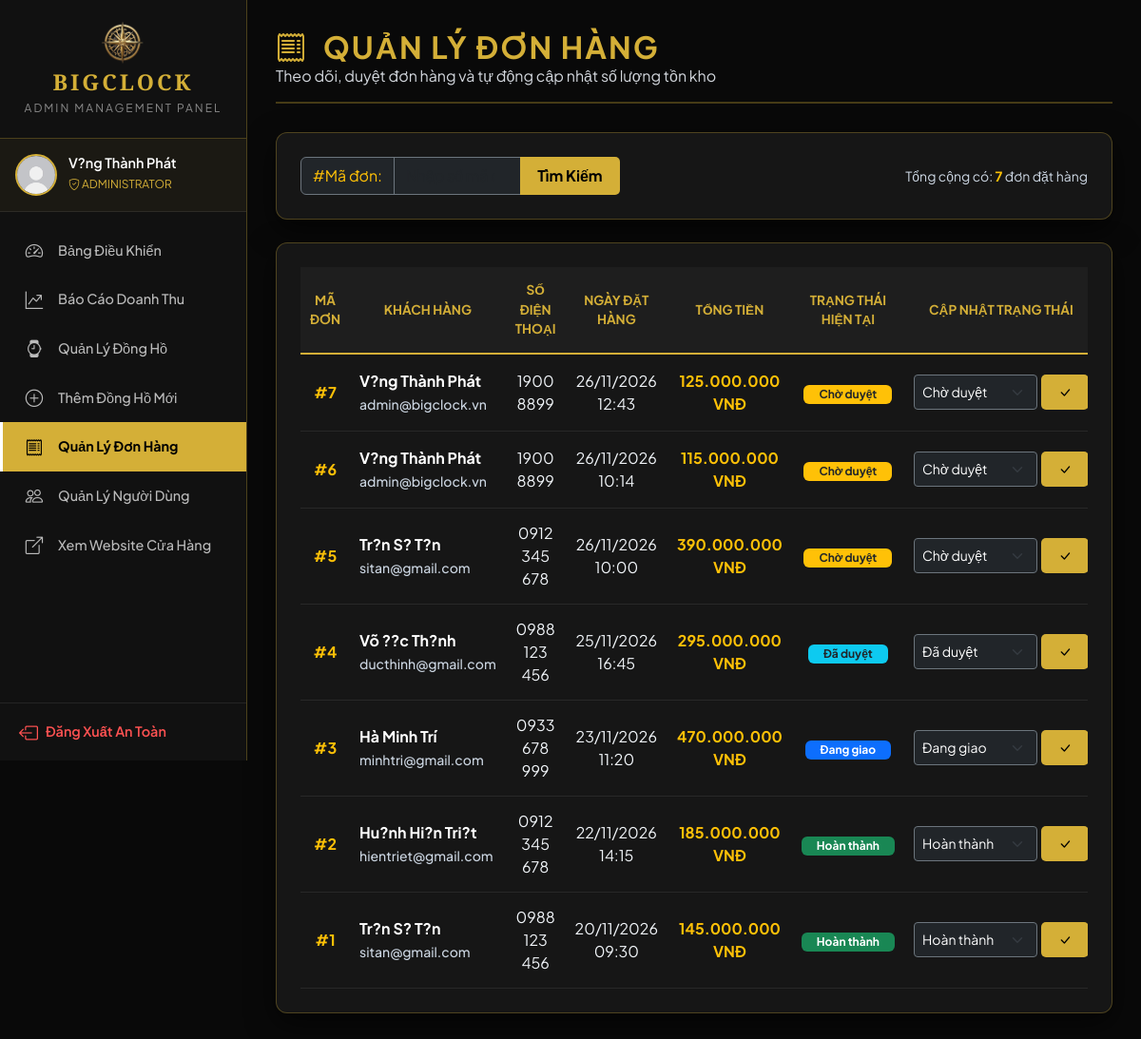
The app's page /danhsachhoadon.php (signed in) with its own data.
### tables this page shows
CREATE TABLE `hoadon` (
  `MaHoaDon` int(10) NOT NULL AUTO_INCREMENT,
  `MaNguoiDung` int(10) NOT NULL,
  `TenKhachHang` varchar(100) DEFAULT NULL,
  `EmailKhachHang` varchar(100) DEFAULT NULL,
  `DiaChi` varchar(255) NOT NULL,
  `SDT_GiaoHang` varchar(20) NOT NULL,
  `NgayLap` datetime NOT NULL,
  `TongTien` decimal(12,0) NOT NULL,
  `HinhQR` varchar(100) DEFAULT 'qrcode.jpg',
  `TrangThaiDonHang` tinyint(1) NOT NULL DEFAULT '0' COMMENT '0: Chá» duyá»‡t, 1: ÄÃ£ duyá»‡t, 2: Äang giao, 3: HoÃ n thÃ nh, 4: ÄÃ£ há»§y',
  PRIMARY KEY (`MaHoaDon`),
  KEY `fk_hoadon_user` (`MaNguoiDung`),
  CONSTRAINT `fk_hoadon_user` FOREIGN KEY (`MaNguoiDung`) REFERENCES `user` (`MaNguoiDung`) ON DELETE CASCADE
);

### danhsachhoadon.php (the view, shortened to what this page needs)
<?php
require_once 'connect.php';
$search_mahd = isset($_GET['timkiem_mahd']) ? trim($_GET['timkiem_mahd']) : '';
$sql = "SELECT h.MaHoaDon, h.NgayLap, h.TongTien, h.TrangThaiDonHang,
            COALESCE(NULLIF(h.TenKhachHang, ''), u.TenNguoiDung) AS TenNguoiDung,
            COALESCE(NULLIF(h.EmailKhachHang, ''), u.Email) AS Email,
            COALESCE(NULLIF(h.SDT_GiaoHang, ''), u.SDT) AS SDT
        FROM hoadon h
        LEFT JOIN user u ON h.MaNguoiDung = u.MaNguoiDung
        WHERE 1=1";
$sql .= " ORDER BY h.NgayLap DESC";
$result = $conn->query($sql);
?>
<?php include 'header_admin.php'; ?>
<div class="admin-content">
    <div class="page-header">
        <div>
            <h2 class="page-title"><i class="bi bi-receipt me-2"></i> QUẢN LÝ ĐƠN HÀNG</h2>
            <p class="text-muted mb-0">Theo dõi, duyệt đơn hàng và tự động cập nhật số lượng tồn kho</p>
        </div>
    </div>
    <div class="luxury-box mb-4">
        <form method="GET" action="danhsachhoadon.php" class="row align-items-center g-3">
            <div class="col-md-5">
                <div class="input-group">
                    <span class="input-group-text bg-dark border-secondary text-warning">#Mã đơn:</span>
                    <input type="number" name="timkiem_mahd" class="form-control bg-dark border-secondary text-white" placeholder="Nhập số mã đơn hàng..." value="<?= htmlspecialchars($search_mahd) ?>">
                    <button type="submit" class="btn btn-gold">Tìm Kiếm</button>
                </div>
            </div>
            <div class="col-md-7 text-md-end text-muted small">
                Tổng cộng có: <b class="text-warning"><?= $result ? $result->num_rows : 0 ?></b> đơn đặt hàng
            </div>
        </form>
    </div>
    <div class="luxury-box">
        <div class="table-responsive">
            <table class="luxury-table">
                <thead>
                    <tr>
                        <th width="70">Mã đơn</th>
                        <th>Khách hàng</th>
                        <th>Số điện thoại</th>
                        <th>Ngày đặt hàng</th>
                        <th>Tổng tiền</th>
                        <th width="160">Trạng thái hiện tại</th>
                        <th width="200">Cập nhật trạng thái</th>
                    </tr>
                </thead>
                <tbody>
                    <?php if ($result && $result->num_rows > 0): ?>
                        <?php while ($row = $result->fetch_assoc()): ?>
                            <tr>
                                <td><b class="text-warning">#<?= $row['MaHoaDon'] ?></b></td>
                                <td style="text-align: left;">
                                    <b style="color: #ffffff; font-size: 1rem;"><?= htmlspecialchars($row['TenNguoiDung']) ?></b>
                                    <div class="small" style="color: #cbd5e1; font-weight: 500; margin-top: 2px;"><?= htmlspecialchars($row['Email'] ?? '') ?></div>
                                </td>
                                <td><?= htmlspecialchars($row['SDT'] ?? '') ?></td>
                                <td><?= date('d/m/Y H:i', strtotime($row['NgayLap'])) ?></td>
                                <td><b class="text-warning"><?= number_format($row['TongTien'], 0, ',', '.') ?> VNĐ</b></td>
                                <td>
                                    <?php
                                        $tt = $row['TrangThaiDonHang'];
                                        if ($tt == 0) echo '<span class="badge bg-warning text-dark px-3 py-1">Chờ duyệt</span>';
                                        elseif ($tt == 1) echo '<span class="badge bg-info text-dark px-3 py-1">Đã duyệt</span>';
                                        elseif ($tt == 2) echo '<span class="badge bg-primary px-3 py-1">Đang giao</span>';
                                        elseif ($tt == 3) echo '<span class="badge bg-success px-3 py-1">Hoàn thành</span>';
                                        elseif ($tt == 4) echo '<span class="badge bg-danger px-3 py-1">Đã hủy</span>';
                                    ?>
                                </td>
                                <td>
                                    <form method="POST" action="danhsachhoadon.php" class="d-flex gap-1 justify-content-center">
                                        <select name="trangthai_moi" class="form-select form-select-sm bg-dark border-secondary text-white" style="width: 130px;">
                                            <option value="0" <?= $tt == 0 ? 'selected' : '' ?>>Chờ duyệt</option>
                                            <option value="1" <?= $tt == 1 ? 'selected' : '' ?>>Đã duyệt</option>
                                            <option value="2" <?= $tt == 2 ? 'selected' : '' ?>>Đang giao</option>
                                            <option value="3" <?= $tt == 3 ? 'selected' : '' ?>>Hoàn thành</option>
                                        </select>
                                        <button type="submit" name="capnhat_trangthai" class="btn btn-sm btn-gold" title="Cập nhật">
                                            <i class="bi bi-check-lg"></i>
                                        </button>
                                    </form>
                                </td>
                            </tr>
                        <?php endwhile; ?>
                    <?php else: ?>
                        <tr>
                            <td colspan="8" class="text-muted py-4">Không tìm thấy đơn hàng nào.</td>
                        </tr>
                    <?php endif; ?>
                </tbody>
            </table>
        </div>
    </div>
</div>
</body>
</html>

### header_admin.php (style rules this page uses)
:root { --gold: #D4AF37; --gold-light: #FFD700; --dark-bg: #090909; --sidebar-bg: #111111; --card-bg: #161616; --white: #FFFFFF; --sidebar-width: 260px; }
body { background-color: var(--dark-bg); color: var(--white); font-family: 'Plus Jakarta Sans', sans-serif; padding-left: var(--sidebar-width); margin: 0; min-height: 100vh; }
.admin-content { padding: 30px; }
.page-header { border-bottom: 2px solid rgba(212, 175, 55, 0.3); padding-bottom: 15px; margin-bottom: 30px; display: flex; justify-content: space-between; align-items: center; flex-wrap: wrap; gap: 15px; }
.page-title { color: var(--gold); font-family: 'Plus Jakarta Sans', sans-serif; font-weight: bold; margin: 0; text-transform: uppercase; font-size: 2rem; letter-spacing: 2px; }
.luxury-box { background-color: var(--card-bg); border: 1px solid rgba(212, 175, 55, 0.3); border-radius: 12px; padding: 25px; box-shadow: 0 10px 30px rgba(0,0,0,0.6); margin-bottom: 30px; }
.luxury-table { width: 100%; color: #fff; margin: 0; border-collapse: separate; border-spacing: 0; }
.luxury-table th { background-color: #1e1e1e; color: var(--gold); border-bottom: 2px solid var(--gold); padding: 14px 10px; text-align: center; text-transform: uppercase; font-size: 0.85rem; }
.luxury-table td { padding: 14px 10px; border-bottom: 1px solid #282828; text-align: center; vertical-align: middle; color: #f1f5f9; }
.text-muted { color: #cbd5e1 !important; }
p.text-muted { color: #d1d5db !important; }
.small.text-muted { color: #cbd5e1 !important; }
.btn-gold { background: var(--gold); color: #000; font-weight: bold; padding: 8px 18px; border-radius: 5px; border: none; transition: 0.3s; text-decoration: none; display: inline-flex; align-items: center; justify-content: center; }

### records on screen
hoadon: MaHoaDon "7", TenNguoiDung "V?ng Thành Phát", Email "admin@bigclock.vn", SDT "1900 8899", NgayLap "26/11/2026 12:43", TongTien "125.000.000", shows "Chờ duyệt", trangthai_moi "Chờ duyệt"
hoadon: MaHoaDon "6", TenNguoiDung "V?ng Thành Phát", Email "admin@bigclock.vn", SDT "1900 8899", NgayLap "26/11/2026 10:14", TongTien "115.000.000", shows "Chờ duyệt", trangthai_moi "Chờ duyệt"
hoadon: MaHoaDon "5", TenNguoiDung "Tr?n S? T?n", Email "sitan@gmail.com", SDT "0912 345 678", NgayLap "26/11/2026 10:00", TongTien "390.000.000", shows "Chờ duyệt", trangthai_moi "Chờ duyệt"
hoadon: MaHoaDon "4", TenNguoiDung "Võ ??c Th?nh", Email "ducthinh@gmail.com", SDT "0988 123 456", NgayLap "25/11/2026 16:45", TongTien "295.000.000", shows "Đã duyệt", trangthai_moi "Đã duyệt"
hoadon: MaHoaDon "3", TenNguoiDung "Hà Minh Trí", Email "minhtri@gmail.com", SDT "0933 678 999", NgayLap "23/11/2026 11:20", TongTien "470.000.000", shows "Đang giao", trangthai_moi "Đang giao"
hoadon: MaHoaDon "2", TenNguoiDung "Hu?nh Hi?n Tri?t", Email "hientriet@gmail.com", SDT "0912 345 678", NgayLap "22/11/2026 14:15", TongTien "185.000.000", shows "Hoàn thành", trangthai_moi "Hoàn thành"
hoadon: MaHoaDon "1", TenNguoiDung "Tr?n S? T?n", Email "sitan@gmail.com", SDT "0988 123 456", NgayLap "20/11/2026 09:30", TongTien "145.000.000", shows "Hoàn thành", trangthai_moi "Hoàn thành"

### other values on screen
$_SESSION['HoTen'] "V?ng Thành Phát"
$result->num_rows "7"
